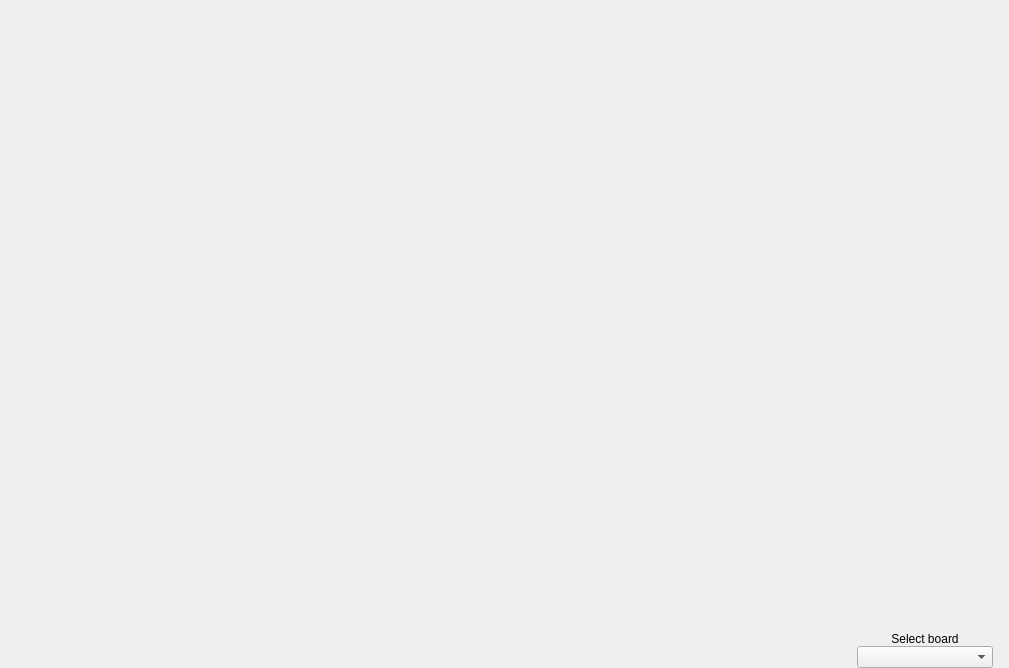
<?xml version="1.0" encoding="UTF-8"?>
<ui version="4.0">
 <class>PinConfig</class>
 <widget class="QWidget" name="PinConfig">
  <property name="geometry">
   <rect>
    <x>0</x>
    <y>0</y>
    <width>1009</width>
    <height>668</height>
   </rect>
  </property>
  <layout class="QGridLayout" name="layoutG" rowstretch="7,7,0,0" columnstretch="5,1">
   <property name="leftMargin">
    <number>0</number>
   </property>
   <property name="topMargin">
    <number>0</number>
   </property>
   <property name="rightMargin">
    <number>0</number>
   </property>
   <property name="bottomMargin">
    <number>0</number>
   </property>
   <property name="horizontalSpacing">
    <number>6</number>
   </property>
   <property name="verticalSpacing">
    <number>20</number>
   </property>
   <item row="1" column="1">
    <widget class="PinTypeHelper" name="widget_PinTypeHelper" native="true"/>
   </item>
   <item row="2" column="1">
    <layout class="QGridLayout" name="gridLayout">
     <item row="1" column="0">
      <spacer name="horizontalSpacer_2">
       <property name="orientation">
        <enum>Qt::Horizontal</enum>
       </property>
       <property name="sizeType">
        <enum>QSizePolicy::Fixed</enum>
       </property>
       <property name="sizeHint" stdset="0">
        <size>
         <width>16</width>
         <height>10</height>
        </size>
       </property>
      </spacer>
     </item>
     <item row="0" column="1">
      <widget class="QLabel" name="label">
       <property name="text">
        <string>Select board</string>
       </property>
       <property name="alignment">
        <set>Qt::AlignCenter</set>
       </property>
      </widget>
     </item>
     <item row="1" column="1">
      <widget class="CenteredCBox" name="comboBox_board"/>
     </item>
     <item row="1" column="2">
      <spacer name="horizontalSpacer">
       <property name="orientation">
        <enum>Qt::Horizontal</enum>
       </property>
       <property name="sizeType">
        <enum>QSizePolicy::Fixed</enum>
       </property>
       <property name="sizeHint" stdset="0">
        <size>
         <width>16</width>
         <height>10</height>
        </size>
       </property>
      </spacer>
     </item>
    </layout>
   </item>
   <item row="0" column="1">
    <widget class="CurrentConfig" name="widget_currConfig" native="true"/>
   </item>
   <item row="0" column="0" rowspan="3">
    <layout class="QVBoxLayout" name="layoutV_pins">
     <property name="spacing">
      <number>0</number>
     </property>
    </layout>
   </item>
  </layout>
 </widget>
 <customwidgets>
  <customwidget>
   <class>CenteredCBox</class>
   <extends>QComboBox</extends>
   <header>centered_cbox.h</header>
  </customwidget>
  <customwidget>
   <class>CurrentConfig</class>
   <extends>QWidget</extends>
   <header>currentconfig.h</header>
   <container>1</container>
  </customwidget>
  <customwidget>
   <class>PinTypeHelper</class>
   <extends>QWidget</extends>
   <header>pintypehelper.h</header>
   <container>1</container>
  </customwidget>
 </customwidgets>
 <resources/>
 <connections/>
</ui>
